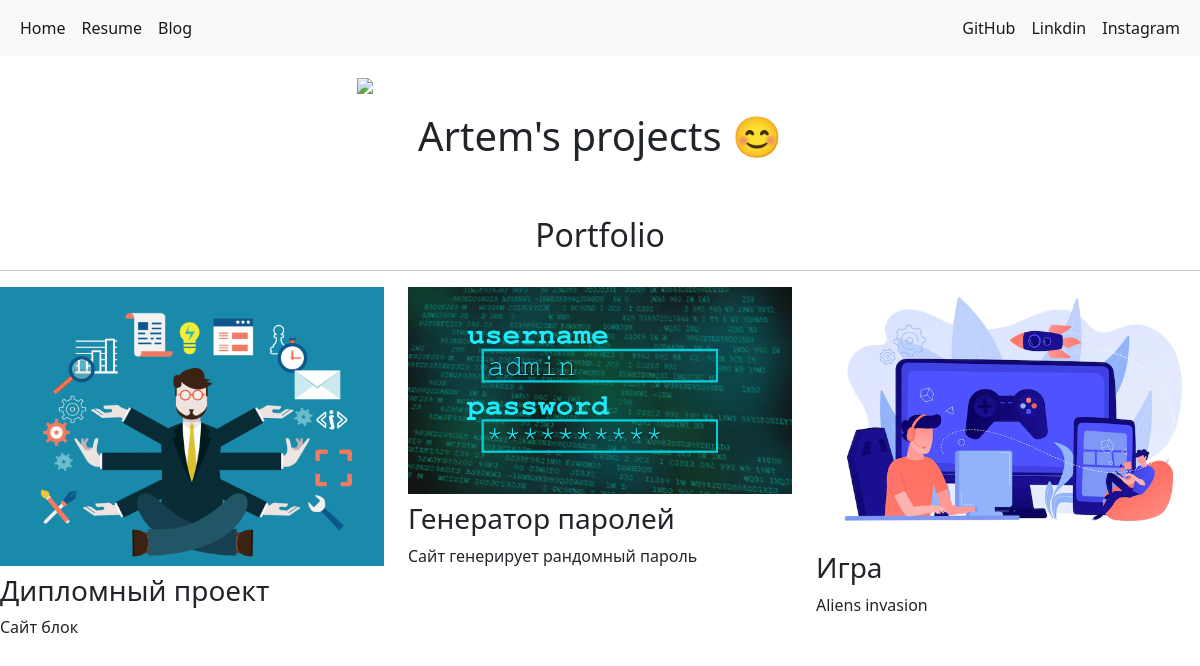
The page / on the database its author committed.
### my_link/models.py (models this page shows, shortened)
class Project(models.Model):
    title = models.CharField(max_length=100)
    description = models.CharField(max_length=250)
    img = models.ImageField(upload_to='my_link/images/')
    url = models.URLField(blank=True)

### my_link/views.py (the view)
# urls.py: 2. Add a URL to urlpatterns:  path('', views.home, name='home')
def home(request):
    projects = Project.objects.all()
    context = {
        'text': "Artem's link",
        'projects': projects
    }
    return render(request, 'home.html', context)

### my_link/templates/home.html
{% extends 'base.html' %}
{% block content %}
{% load static %}
<div class="row justify-content-center my-3">
    <div class="col-5">
        <img src="{% static 'my_link/i.JPG' %}" class="img-fluid">
    </div>
</div>
<div class="row justify-content-center mb-3">
    <div class="col-md-9 text-center">
        <h1 id="hometext" class="font-weight-bold">Artem's projects 😊</h1>
    </div>
</div>
<h2 class="mt-5 text-center">Portfolio</h2>
<hr>
<div class="row">
    {% for p in projects %}
    <div class="col-lg-4 col-md-6">
        {% if p.url %}
        <a href="{{ p.url }}">
            <img src="{{ p.img.url }}" class="img-fluid mb-2">
        </a>
        {% else %}
        <img src="{{ p.img.url }}" class="img-fluid mb-2">
        {% endif %}
        <h3>{{ p.title }}</h3>
        <p>{{ p.description }}</p>
    </div>
    {% endfor %}
</div>
{% endblock %}

### my_link/templates/base.html (shortened to what this page needs)
{% load static %}
<!doctype html>
<html lang="en">
<head>
    <link href="https://cdn.jsdelivr.net/npm/bootstrap@5.2.0/dist/css/bootstrap.min.css" rel="stylesheet"
>
</head>
<body>
<nav class="navbar navbar-expand-lg bg-light">
    <div class="container-fluid">
        <div class="collapse navbar-collapse" id="navbarSupportedContent">
            <ul class="navbar-nav me-auto mb-2 mb-lg-0">
                <li class="nav-item">
                    <a class="nav-link active" aria-current="page" href="{% url 'home' %}">Home</a>
                </li>
                <li class="nav-item">
                    <a class="nav-link active" href="{% static 'my_link/CV_PythonDev_AKhmialev.pdf' %}">Resume</a>
                </li>
                <li class="nav-item">
                    <a class="nav-link active"  href="{% url 'all_blog' %}">Blog</a>
                </li>
            </ul>
        </div>
        <div class=" text-right">
             <ul class="navbar-nav me-auto mb-2 mb-lg-0">
                <li class="nav-item">
                    <a class="nav-link active" aria-current="page" href="https://github.com/akhmialev" target="_blank" >GitHub</a>
                </li>
                <li class="nav-item">
                    <a class="nav-link active" href="{{ 'https://www.linkedin.com/in/artem-khmialev-66ab9822b/' }}" target="_blank">Linkdin</a>
                </li>
                <li class="nav-item">
                    <a class="nav-link active"  href="{{ 'https://www.instagram.com/temakhmelev/' }}" target="_blank">Instagram</a>
                </li>
            </ul>
        </div>
    </div>
</nav>
{% block content %}
{% endblock %}
</body>
</html>

### rows shown on the page
Project: img (picture), title "Дипломный проект", description "Сайт блок"
Project: img (picture), title "Генератор паролей", description "Сайт генерирует рандомный пароль"
Project: img (picture), title "Игра", description "Aliens invasion"
